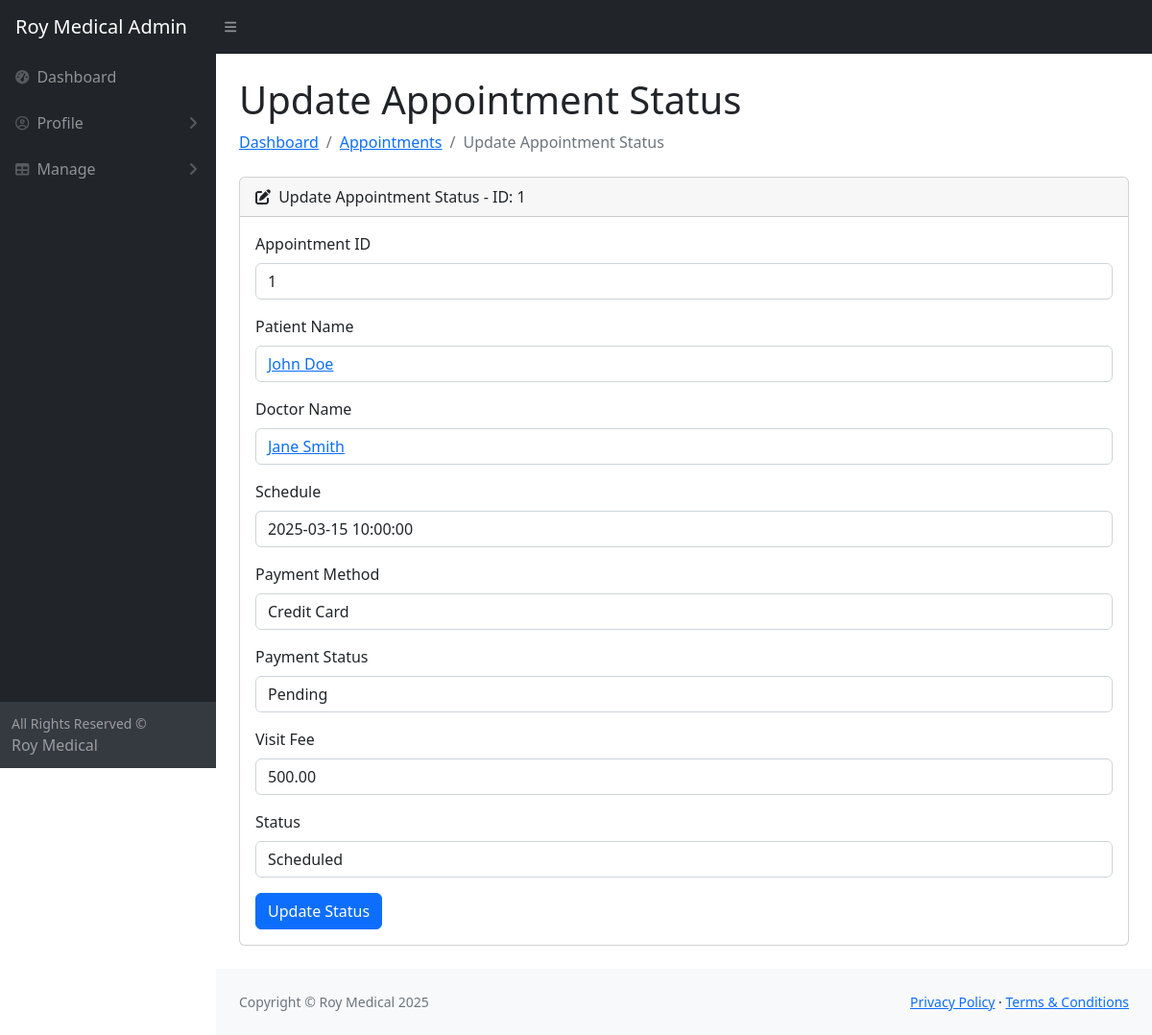
Page /admin/manage-appointments/update_details.php?id=1 on the committed database.
### tables this page shows
CREATE TABLE appointments (
    id INT PRIMARY KEY AUTO_INCREMENT,
    patient_id INT,
    doctor_id INT,
    schedule DATETIME,
    status ENUM('Scheduled', 'Completed', 'Cancelled'),
    payment_method VARCHAR(50),
    payment_status ENUM('Pending', 'Completed', 'Failed'),
    visit_fee DECIMAL(10,2),
    FOREIGN KEY (patient_id) REFERENCES patients(id) ON DELETE CASCADE,
    FOREIGN KEY (doctor_id) REFERENCES doctors(id) ON DELETE CASCADE
);

CREATE TABLE users (
    id INT PRIMARY KEY AUTO_INCREMENT,
    name VARCHAR(255),
    email VARCHAR(255) UNIQUE,
    password VARCHAR(255),
    mobile_number VARCHAR(20) UNIQUE,
    address TEXT,
    pincode VARCHAR(10),
    dob DATE,
    gender ENUM('Male', 'Female', 'Other'),
    is_active BOOLEAN DEFAULT TRUE,
    role ENUM('Admin', 'Doctor', 'Patient')
);

### admin/manage-appointments/update_details.php (the view, shortened to what this page needs)
<?php
include "../includes/header.php";
include "../includes/nav.php";
include "../../includes/db.php";
$appointment_id = mysqli_real_escape_string($conn, $_GET['id']);
$query = "
    SELECT a.id, a.status, a.schedule, a.payment_method, a.payment_status, a.visit_fee,
           pu.name AS patient_name, du.name AS doctor_name, a.patient_id, a.doctor_id
    FROM appointments a
    JOIN patients p ON a.patient_id = p.id
    JOIN users pu ON p.user_id = pu.id
    JOIN doctors d ON a.doctor_id = d.id
    JOIN users du ON d.user_id = du.id
    WHERE a.id = $appointment_id
";
$result = mysqli_query($conn, $query);
$appointment = mysqli_fetch_assoc($result);
?>
<main>
    <div class="container-fluid px-4">
        <h1 class="mt-4">Update Appointment Status</h1>
        <ol class="breadcrumb mb-4">
            <li class="breadcrumb-item"><a href="/rm/admin/index.php">Dashboard</a></li>
            <li class="breadcrumb-item"><a href="index.php">Appointments</a></li>
            <li class="breadcrumb-item active">Update Appointment Status</li>
        </ol>
        <div class="card mb-4">
            <div class="card-header">
                <i class="fas fa-edit me-1"></i>
                Update Appointment Status - ID: <?= $appointment['id']; ?>
            </div>
            <div class="card-body">
                <form action="update_details.php?id=<?= $appointment_id; ?>" method="POST">
                    <div class="mb-3">
                        <label class="form-label">Appointment ID</label>
                        <input type="text" class="form-control" value="<?= $appointment['id']; ?>" readonly>
                    </div>
                    <div class="mb-3">
                        <label class="form-label">Patient Name</label>
                        <a href="/rm/admin/common/patient_doctor_details.php?id=<?= $appointment['patient_id']; ?>&type=patient" class="form-control text-primary">
                            <?= htmlspecialchars($appointment['patient_name']); ?>
                        </a>
                    </div>
                    <div class="mb-3">
                        <label class="form-label">Doctor Name</label>
                        <a href="/rm/admin/common/patient_doctor_details.php?id=<?= $appointment['doctor_id']; ?>&type=doctor" class="form-control text-primary">
                            <?= htmlspecialchars($appointment['doctor_name']); ?>
                        </a>
                    </div>
                    <div class="mb-3">
                        <label class="form-label">Schedule</label>
                        <input type="text" class="form-control" value="<?= htmlspecialchars($appointment['schedule']); ?>" readonly>
                    </div>
                    <div class="mb-3">
                        <label class="form-label">Payment Method</label>
                        <input type="text" class="form-control" value="<?= htmlspecialchars($appointment['payment_method']); ?>" readonly>
                    </div>
                    <div class="mb-3">
                        <label class="form-label">Payment Status</label>
                        <input type="text" class="form-control" value="<?= htmlspecialchars($appointment['payment_status']); ?>" readonly>
                    </div>
                    <div class="mb-3">
                        <label class="form-label">Visit Fee</label>
                        <input type="text" class="form-control" value="<?= htmlspecialchars($appointment['visit_fee']); ?>" readonly>
                    </div>
                    <div class="mb-3">
                        <label class="form-label">Status</label>
                        <select class="form-control" name="status" required>
                            <option value="Scheduled" <?= $appointment['status'] === 'Scheduled' ? 'selected' : ''; ?>>Scheduled</option>
                        </select>
                    </div>
                    <button type="submit" class="btn btn-primary">Update Status</button>
                </form>
            </div>
        </div>
    </div>
</main>
<?php include "../includes/footer.php"; ?>

### rows in the picture
appointments: id "1", users.name "John Doe", users.name "Jane Smith", schedule "2025-03-15 10:00:00", payment_method "Credit Card", payment_status "Pending", visit_fee "500.00", status "Scheduled"
